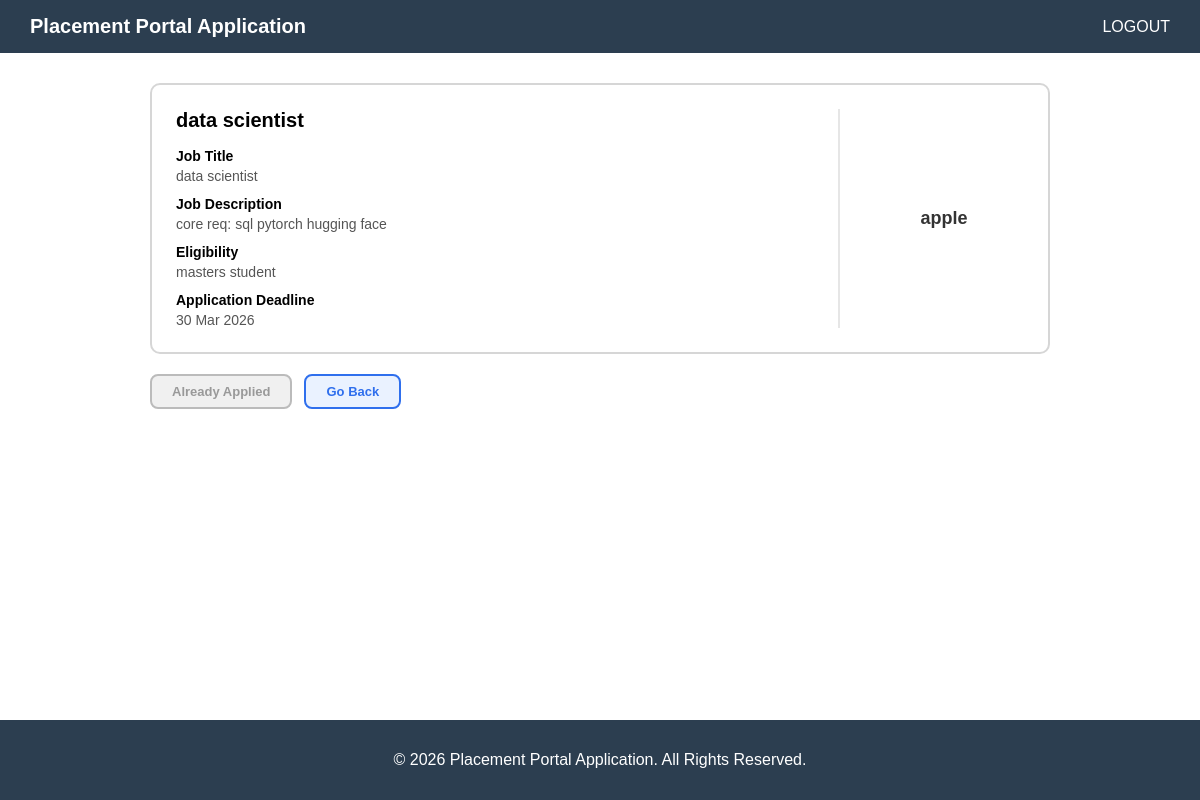
The page /student_dashboard/drive/1 (signed in) on the database its author committed.
### app.py (models this page shows)
class Placement_Drive(db.Model):
    __tablename__ = "placement_drive"
    id = db.Column(db.Integer, primary_key=True)
    date_posted = db.Column(db.DateTime, default=datetime.utcnow, nullable=False)
    status = db.Column(db.String(50), nullable=False, default="Pending")
    verified = db.Column(db.String(50), nullable = False, default="In Review")
    job_title = db.Column(db.String(50), nullable=False)
    job_description = db.Column(db.String(500), nullable=False)
    eligibility_criteria = db.Column(db.String(500), nullable=False)
    application_deadline = db.Column(db.DateTime, nullable=False)
    company_id = db.Column(
        db.Integer, db.ForeignKey("company.id", ondelete="CASCADE"),
        nullable=False, index=True
    )
    company = db.relationship("Company", back_populates="drives")
    applications = db.relationship(
        "Application",
        back_populates="drive",
        cascade="all, delete-orphan"
    )

class Company(db.Model):
    __tablename__ = "company"
    id = db.Column(db.Integer, primary_key=True)
    company_name = db.Column(db.String(150), unique=True, nullable=False)
    company_description = db.Column(db.String(200), nullable=False)
    company_website = db.Column(db.String(200), nullable=False)
    status = db.Column(db.String(50), nullable=False, default="Pending")
    user_id = db.Column(
        db.Integer, db.ForeignKey("users.id", ondelete="CASCADE"),
        nullable=False, unique=True
    )
    user = db.relationship("User", back_populates="company_profile")
    drives = db.relationship(
        "Placement_Drive",
        back_populates="company",
        cascade="all, delete-orphan"
    )

### app.py (the view)
@app.route('/student_dashboard/drive/<int:drive_id>')
def stud_view_drive(drive_id):
    drive = Placement_Drive.query.filter_by(id = drive_id).first()
    user_id = session.get('id')
    student = Student.query.filter_by(user_id = user_id).first()
    already_applied = False
    if student:
        existing = Application.query.filter_by(student_id = student.id, drive_id = drive_id).first()
        if existing:
            already_applied = True
    return render_template("student_drive.html", drive=drive, already_applied=already_applied)

### templates/student_drive.html (shortened to what this page needs)
{% extends "base.html" %}
{% block content %}
<div class="page">
  <div class="drive-card">
    <div class="drive-left">
      <h2>{{ drive.job_title }}</h2>
      <div class="label">Job Title</div>
      <div class="value">{{ drive.job_title }}</div>
      <div class="label">Job Description</div>
      <div class="value">{{ drive.job_description }}</div>
      <div class="label">Eligibility</div>
      <div class="value">{{ drive.eligibility_criteria }}</div>
      <div class="label">Application Deadline</div>
      <div class="value">{{ drive.application_deadline.strftime('%d %b %Y') }}</div>
    </div>
    <div class="drive-right">
      {{ drive.company.company_name }}
    </div>
  </div>
  <div class="bottom">
    {% if already_applied %}
      <span class="btn btn-grey">Already Applied</span>
    {% else %}
      <a href="{{ url_for('apply_drive', drive_id=drive.id) }}" class="btn">Apply</a>
    {% endif %}
    <a href="{{ url_for('stud_view_company', company_id=drive.company_id) }}" class="btn">Go Back</a>
  </div>
</div>
{% endblock %}

### templates/base.html (style rules this page uses)
body { margin: 0; font-family: Arial, sans-serif; }

### templates/student_drive.html (style rules this page uses)
.page { max-width: 900px; margin: 30px auto; padding: 0 16px 60px; }
.drive-card { border: 2px solid #d6d6d6; border-radius: 10px; padding: 24px; background: #fff; display: flex; gap: 30px; }
.drive-left { flex: 1; }
.drive-right { width: 160px; border-left: 2px solid #e6e6e6; padding-left: 24px; display: flex; align-items: center; justify-content: center; text-align: center; font-size: 18px; font-weight: 700; color: #333; }
.drive-card h2 { font-size: 20px; margin: 0 0 16px; }
.label { font-weight: 700; font-size: 14px; margin-top: 12px; }
.value { font-size: 14px; color: #555; margin-top: 4px; }
.bottom { display: flex; gap: 12px; margin-top: 20px; }
.btn { padding: 8px 20px; border-radius: 8px; border: 2px solid #2f6fed; background: #eaf2ff; color: #2f6fed; font-size: 13px; font-weight: 600; text-decoration: none; }
.btn-grey { border-color: #bbb; background: #f0f0f0; color: #999; }

### rows shown on the page
Placement_Drive: job_title "data scientist", job_description "core req: sql pytorch hugging face", eligibility_criteria "masters student", application_deadline "30 Mar 2026"
Company: company.company_name "apple"
